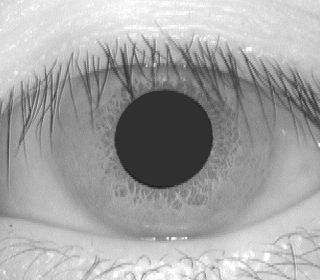
#> input picture biometric_authentication/iris_recognition/imagesThatCanBeUsed/0.jpg, 320 x 280 px; its folder holds only this picture in this run
$ python -i iris_recognition.py   (imports and definitions only)   (older library calls are emulated)
#> lines starting #> are read from the running program, lines starting #| are printed output that depends on the picture; after the words box and inside, x2 and y2 are one past the last pixel; in counts of white or black regions, pixels touching at a corner belong together
import cv2 as cv
import numpy as np
import os
import PySimpleGUI as sg

# [1 line not run here, left out]
centroid = (0,0)
radius = 0
currentEye = 0
eyesList = []
numbersOfStarts = 0

# [6 lines that did not run here, left out]

# [1 line not run here, left out]

# [7 lines left out: function getNewEye, not called in this run]

def getIris(frame):
    iris = []
    copyImg = frame.copy()
    resImg = frame.copy()
    height,width,channels = frame.shape
    mask = np.zeros((int(height),int(width)),np.uint8)
    grayImg = cv.cvtColor(frame,cv.COLOR_BGR2GRAY)
    grayImg = cv.Canny(grayImg,5,70,3)
    grayImg = cv.GaussianBlur(grayImg,(7,7),0)
    circles = getCircles(grayImg)
    for circle in circles:
        rad = int(circle[0][2]) - 30
        global radius
        radius = rad
        x = int(centroid[0] - rad)
        y = int(centroid[1] - rad)
        w = int(rad * 2)
        h = w
        cv.circle(mask,centroid,rad,(255,255,255),cv.FILLED)
        cv.bitwise_not(mask,mask)
        cv.subtract(frame,copyImg,resImg,mask)
        cropImg = resImg[y:y+h, x:x+w]
        return(cropImg)
    return (resImg)


def getCircles(image):
    i = 80
    while i < 151:
        storage = np.zeros((image.shape[0],1))
        storage = cv.HoughCircles(image,cv.HOUGH_GRADIENT,2,100.0,30,i,100,140)
        circles = np.asarray(storage)
        if(len(circles) == 1):
            return circles
        i += 1
    return([])

def getPupil(frame):
    height = frame.shape[0]
    width = frame.shape[1]
    channels = frame.shape[2]
    pupilImg = np.zeros((height,width,1), np.uint8)
    pupilImg = cv.inRange(frame,(30,30,30),(80,80,80))
    contours,_ = cv.findContours(pupilImg,cv.RETR_EXTERNAL,cv.CHAIN_APPROX_NONE)
    contours = sorted(contours, key=cv.contourArea)
    del pupilImg
    pupilImg = frame.copy()
    for contour in contours:
        moments = cv.moments(contour)
        area = moments['m00']
        if(area>50):
            pupilArea = area
            x = moments['m10']/area
            y = moments['m01']/area
            pupil = contour
            global centroid
            centroid = (int(x),int(y))
            mask = np.zeros((pupilImg.shape[0],pupilImg.shape[1],pupilImg.shape[2]),np.uint8)
            pupilImg = cv.fillConvexPoly(pupilImg,pupil,(0,0,0))
            break
    return(pupilImg)

def getPolar2CartImg(image, rad):
    height,width,channels = image.shape
    c = (float(height/2.0), float(width/2.0))
    res = cv.logPolar(image,c,50,cv.INTER_LINEAR+cv.WARP_FILL_OUTLIERS)
    res = res[int(res.shape[0]/2-(res.shape[0]/4)):int(res.shape[0]/2+(res.shape[0]/4)),int(res.shape[1]/2 + res.shape[1]/3.5):int(res.shape[1] - res.shape[1]/32)]
    lookUpTable = np.empty((1,256), np.uint8)
    for y in range(res.shape[0]):
        for x in range(res.shape[1]):
           for c in range(res.shape[2]):
               res[y,x,c] = np.clip(1.1*res[y,x,c] + 30, 0, 255)


    for i in range(256):
        lookUpTable[0,i] = np.clip(pow(i / 255.0, 4) * 255.0, 0, 255)
    res = cv.LUT(res, lookUpTable)
    _,binaryImg = cv.threshold(res,70,255,cv.THRESH_BINARY)
    return (binaryImg)

def getIrisCode(binImg):
    height =int(binImg.shape[0])
    width = int(binImg.shape[1])
    resultat = np.empty((height,width), dtype= int)
    height = 0
    for y in binImg:
        width = 0
        buffer = 0
        for x in y:
            for z in x:
                if(z == 0):
                    buffer+=1
            if(buffer == 3):
                resultat[height,width] = 0.0
                buffer = 0
            else:
                resultat[height,width] = 1.0
                buffer = 0
            width+=1
        height+=1
    return(resultat)

# [4 lines left out: function toFile, not called in this run]

def toFileRegistry(res,name):
    name = "iris_recognition/images/results/" + name + '.txt'
    np.savetxt(name,res, delimiter = ',')

# [24 lines left out: functions toFileInputImg, makeBD, hemmingDif, not called in this run]

def inputImage(image):
    output = getPupil(image)
    iris = getIris(output)
    try:
       normimg = getPolar2CartImg(iris,radius)
    except Exception:
        window['-Output-'].print("Something going wrong because of preatretment image processing or scale")
        start()

    irisCode = getIrisCode(normimg)

    path = "iris_recognition/images/results/"
    i = 0
    difference = 0
    owner = ""
    while(i<len(os.listdir(path))):
        currentPathToCode = os.listdir(path)[i]
        currentPathToCode = path + currentPathToCode
        currentCode = np.loadtxt(currentPathToCode,dtype= np.int, delimiter= ',')
        difference = diff(irisCode,currentCode)
        nameOfOwner = ""

        if(difference > 95):
            bufferForOwner = os.listdir(path)[i].replace('.txt', '')
            nameOfOwner = str(bufferForOwner)
            owner = nameOfOwner
        else:
            window['-Output-'].print("Nope" + " " + str(difference) + "%" + " "+ str(os.listdir(path)[i].replace(".txt", "")))
        i+=1
    if(owner != ""):
        window['-Output-'].print("Owner of eye is:" + owner)
        return(owner)
    else:
        window['-Output-'].print(" !!!!____Registry User___!!!!")
        owner = sg.popup_get_text('Registry','Input')
        toFileInputImg(irisCode,owner)


# [45 lines left out: functions diff, start, registryUser, not called in this run]

# [10 lines not run here, left out]

>>> import cv2
>>> picture = cv2.imread('imagesThatCanBeUsed/0.jpg')
#> picture is the input picture: shape (280, 320, 3); min 21, max 255, mean 163.7
>>> result = inputImage(picture)
#> in getPupil, `pupilImg = cv.inRange(frame,(30,30,30),(80,80,80))`:
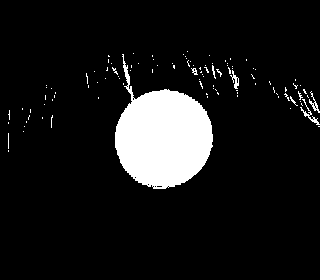
#> pupilImg: shape (280, 320); 9.3% white; 106 white regions (99 under 20 px)
#> in getPupil, `contours,_ = cv.findContours(pupilImg,cv.RETR_EXTERNAL,cv.CHAIN_APPROX..`: contours = 106 contours, 102 with area under 20; largest, box (x1, y1, x2, y2) and area: (115, 54, 213, 189) 7518, (300, 99, 320, 125) 46, (309, 91, 320, 113) 43, (230, 70, 239, 89) 43
#> the loop in getPupil, `for contour in contours:` made 106 passes
#> (area, pupilArea, x, y, centroid) on pass 106: (7518.5, 7518.5, 162.8, 137.6, (162, 137))
#> after the loop in getPupil, `for contour in contours:`:
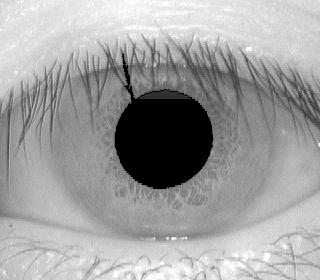
#> pupilImg: shape (280, 320, 3); 8.29% of pixels changed, all inside (x1, y1, x2, y2) = (115, 54, 213, 189)
#> in getIris, `grayImg = cv.Canny(grayImg,5,70,3)`: grayImg: shape (280, 320); 27.1% white in thin lines or dots
#> in getIris, `grayImg = cv.GaussianBlur(grayImg,(7,7),0)`:
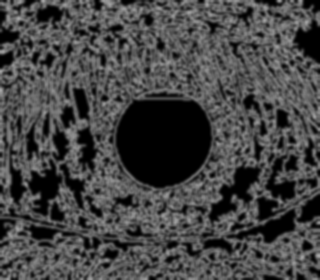
#> grayImg: shape (280, 320); min 0, max 169, mean 69.2
#> after the loop in getCircles, `while i < 151:`: i = 80
#> in getIris, `circles = getCircles(grayImg)`: circles = [[167, 153, 146.8], [163, 37, 154], [75, 113, 156.4], [159, 255, 156.8], [21, 3, 268.2], [259, 251, 241.8], [265, 125, 149.8], [291, 7, 261.6], [41, 227, 222]]
#> the loop in getIris, `for circle in circles:` made 1 pass
#> (rad, radius, x, y, w, h) on pass 1: (116, 116, 46, 21, 232, 232)
#> pass 1, in getIris, `cropImg = resImg[y:y+h, x:x+w]`:
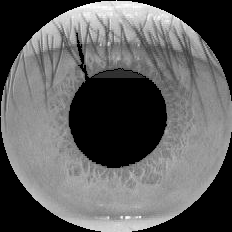
#> cropImg: shape (232, 232, 3); min 0, max 255, mean 95.2
#> after the loop in getIris, `for circle in circles:`:
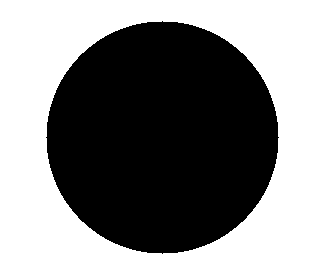
#> mask: shape (280, 320); 52.8% white; 1 black region, box (x1, y1, x2, y2) and area: (46, 21, 279, 254) 42265
#> after the loop in getPolar2CartImg, `for y in range(res.shape[0]):`:
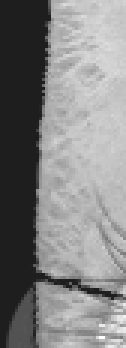
#> res: shape (116, 42, 3) (shown 3 times larger); min 30, max 255, mean 131.5
#> in getPolar2CartImg, `_,binaryImg = cv.threshold(res,70,255,cv.THRESH_BINARY)`:
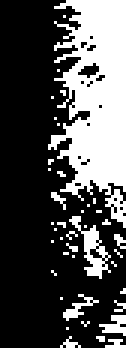
#> binaryImg: shape (116, 42, 3) (shown 3 times larger); 31% white; 41 white regions (37 under 20 px), largest, box (x1, y1, x2, y2) and area: (16, 0, 42, 76) 1217, (23, 72, 37, 93) 96, (33, 105, 42, 112) 36, (21, 98, 33, 107) 34
#> the loop in getIrisCode, `for y in binImg:` made 116 passes
#> after the loop in getIrisCode, `for y in binImg:`: height = 116
#> (the run stopped early here; a loop or call above may not have finished)

$ run again, on biometric_authentication/iris_recognition/imagesThatCanBeUsed/01.jpg
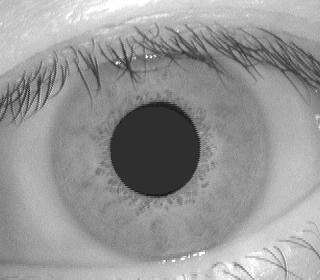
#> input picture biometric_authentication/iris_recognition/imagesThatCanBeUsed/01.jpg, 320 x 280 px
#> picture is the input picture: shape (280, 320, 3); min 19, max 255, mean 151.1
#> in getPupil, `pupilImg = cv.inRange(frame,(30,30,30),(80,80,80))`:
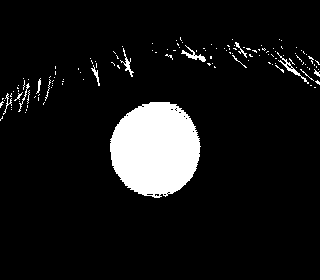
#> pupilImg: shape (280, 320); 8.6% white; 132 white regions (119 under 20 px)
#> contours = 132 contours, 126 with area under 20; largest, box (x1, y1, x2, y2) and area: (110, 102, 201, 198) 6566, (277, 52, 309, 84) 84, (181, 45, 206, 62) 78, (120, 48, 134, 77) 48, (91, 65, 100, 86) 28, (235, 42, 247, 58) 22
#> the loop in getPupil, `for contour in contours:` made 130 passes
#> (area, pupilArea, x, y, centroid) on pass 130: (78.5, 78.5, 194.1, 55.57, (194, 55))
#> after the loop in getCircles, `while i < 151:`: i = 80
#> circles = [[159, 153, 152], [153, 51, 142.6], [49, 211, 200], [273, 3, 261.6], [239, 255, 213.2], [261, 111, 167.2], [65, 101, 173.2], [135, 263, 162.4], [13, 9, 244]]
#> the loop in getIris, `for circle in circles:` made 1 pass
#> (rad, radius, x, y, w, h) on pass 1: (122, 122, 72, -67, 244, 244)
#> after the loop in getIris, `for circle in circles:`:
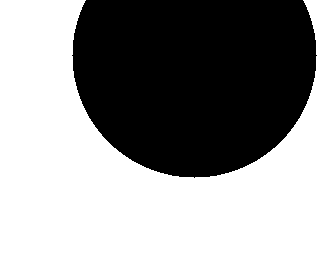
#> mask: shape (280, 320); 59.4% white; 1 black region, box (x1, y1, x2, y2) and area: (72, 0, 317, 178) 36406
#> iris = empty array

$ run again, on biometric_authentication/iris_recognition/imagesThatCanBeUsed/1.jpg
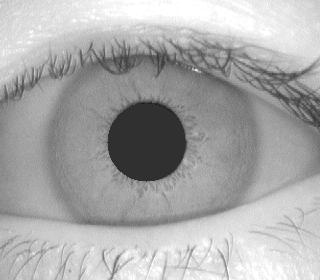
#> input picture biometric_authentication/iris_recognition/imagesThatCanBeUsed/1.jpg, 320 x 280 px
#> picture is the input picture: shape (280, 320, 3); min 24, max 255, mean 169.7
#> in getPupil, `pupilImg = cv.inRange(frame,(30,30,30),(80,80,80))`:
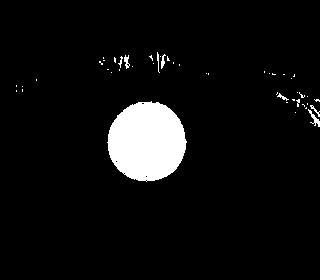
#> pupilImg: shape (280, 320); 6% white; 47 white regions (39 under 20 px)
#> contours = 47 contours, 43 with area under 20; largest, box (x1, y1, x2, y2) and area: (107, 101, 187, 182) 4819, (308, 109, 320, 127) 42, (124, 55, 130, 69) 30, (161, 54, 166, 69) 22
#> the loop in getPupil, `for contour in contours:` made 47 passes
#> (area, pupilArea, x, y, centroid) on pass 47: (4819, 4819, 146.5, 141.2, (146, 141))
#> after the loop in getCircles, `while i < 151:`: i = 80
#> circles = [[151, 167, 146.8], [163, 33, 154.2], [53, 267, 246.2], [221, 255, 208.8], [271, 17, 259.4], [253, 133, 142.6], [35, 153, 148.4], [21, 37, 228.6], [319, 279, 182.4]]
#> the loop in getIris, `for circle in circles:` made 1 pass
#> (rad, radius, x, y, w, h) on pass 1: (116, 116, 30, 25, 232, 232)
#> in getPolar2CartImg, `_,binaryImg = cv.threshold(res,70,255,cv.THRESH_BINARY)`:
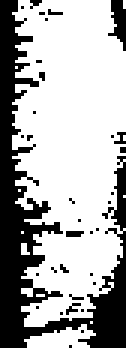
#> binaryImg: shape (116, 42, 3) (shown 3 times larger); 67.5% white; 34 black regions (32 under 20 px), largest, box (x1, y1, x2, y2) and area: (0, 0, 42, 116) 1435, (36, 0, 42, 17) 59
#> the loop in getIrisCode, `for y in binImg:` made 116 passes
#> after the loop in getIrisCode, `for y in binImg:`: height = 116

$ run again, on biometric_authentication/iris_recognition/imagesThatCanBeUsed/10.jpg
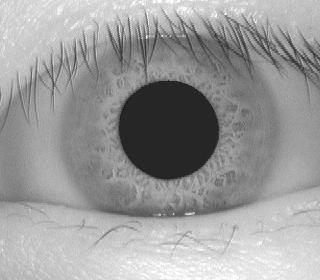
#> input picture biometric_authentication/iris_recognition/imagesThatCanBeUsed/10.jpg, 320 x 280 px
#> picture is the input picture: shape (280, 320, 3); min 15, max 255, mean 154.7
#> contours = 103 contours, 100 with area under 20; largest, box (x1, y1, x2, y2) and area: (118, 80, 219, 180) 7663, (194, 31, 208, 52) 34, (282, 48, 306, 77) 32
#> the loop in getPupil, `for contour in contours:` made 103 passes
#> (area, pupilArea, x, y, centroid) on pass 103: (7663, 7663, 168, 129.3, (167, 129))
#> after the loop in getCircles, `while i < 151:`: i = 80
#> circles = [[171, 129, 148], [157, 229, 152], [263, 271, 233], [277, 39, 235.2], [73, 151, 146.6], [55, 257, 248.4], [157, 25, 153.6], [15, 25, 252.8], [265, 167, 159]]
#> the loop in getIris, `for circle in circles:` made 1 pass
#> (rad, radius, x, y, w, h) on pass 1: (118, 118, 49, 11, 236, 236)
#> in getPolar2CartImg, `_,binaryImg = cv.threshold(res,70,255,cv.THRESH_BINARY)`:
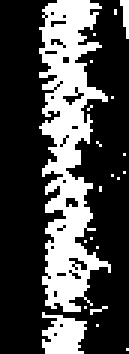
#> binaryImg: shape (118, 43, 3) (shown 3 times larger); 29.2% white; 21 white regions (18 under 20 px), largest, box (x1, y1, x2, y2) and area: (13, 0, 37, 104) 1283, (14, 104, 29, 118) 147, (40, 0, 43, 13) 24
#> the loop in getIrisCode, `for y in binImg:` made 118 passes
#> after the loop in getIrisCode, `for y in binImg:`: height = 118
